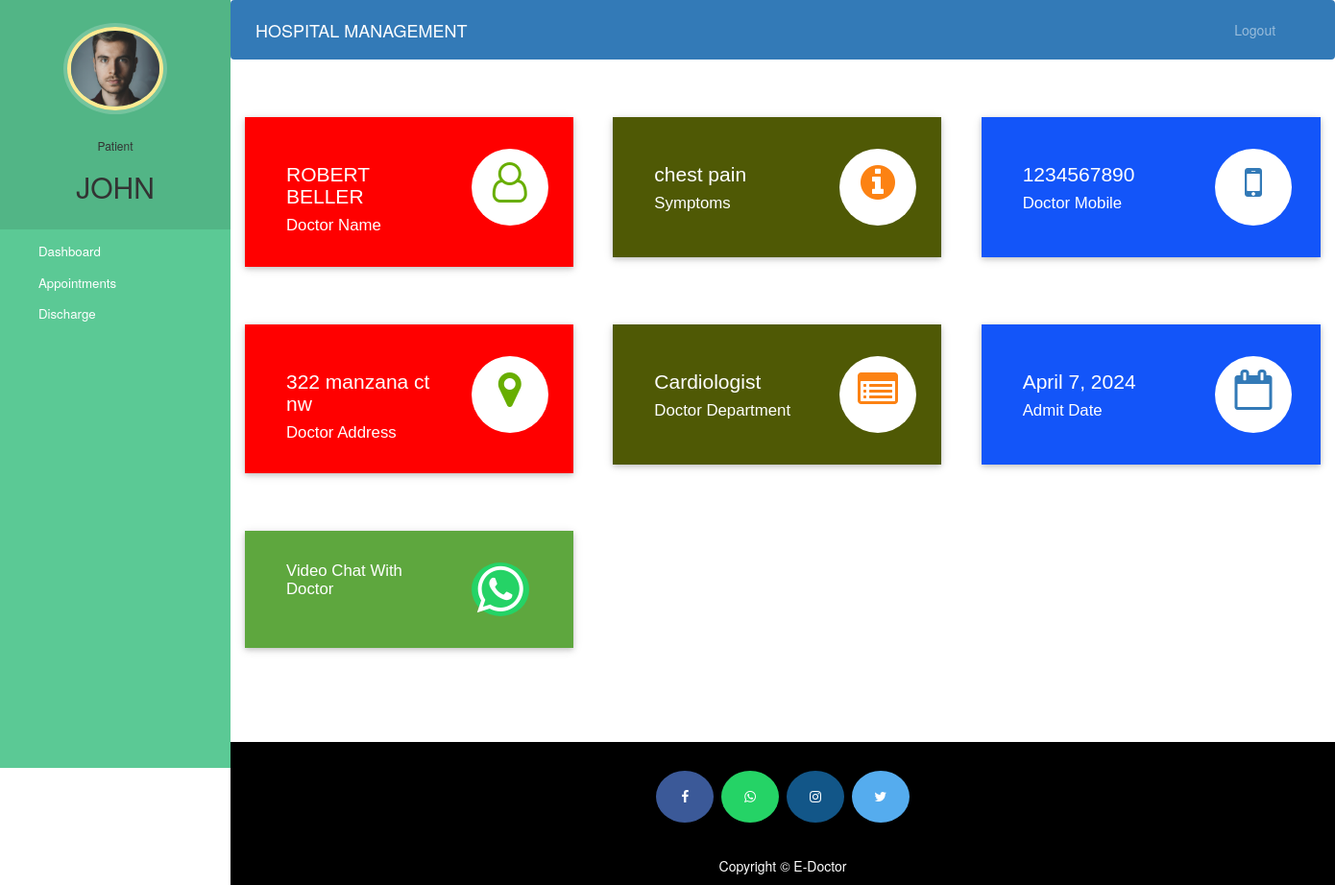
The app's page /patient-dashboard (signed in) with its own data.
### hospital/models.py (models this page shows, shortened)
class Patient(models.Model):
    user=models.OneToOneField(User,on_delete=models.CASCADE)
    profile_pic= models.ImageField(upload_to='profile_pic/PatientProfilePic/',null=True,blank=True)
    address = models.CharField(max_length=40)
    mobile = models.CharField(max_length=40,null=False)
    symptoms = models.CharField(max_length=100,null=False)
    assignedDoctorId = models.PositiveIntegerField(null=False)
    admitDate=models.DateField(auto_now=True)
    status=models.BooleanField(default=False)

class Doctor(models.Model):
    user=models.OneToOneField(User,on_delete=models.CASCADE)
    profile_pic= models.ImageField(upload_to='profile_pic/DoctorProfilePic/',null=True,blank=True)
    address = models.CharField(max_length=40)
    mobile = models.CharField(max_length=40,null=True)
    department= models.CharField(max_length=50,choices=departments,default='Cardiologist')
    status=models.BooleanField(default=False)
    @property
    def get_name(self):
        return self.user.first_name+" "+self.user.last_name

### hospital/views.py (the view)
# urls.py: path('patient-dashboard', views.patient_dashboard_view,name='patient-dashboard'),
@login_required(login_url='patientlogin')
@user_passes_test(is_patient)
def patient_dashboard_view(request):
    patient=models.Patient.objects.get(user_id=request.user.id)
    doctor=models.Doctor.objects.get(user_id=patient.assignedDoctorId)
    mydict={
    'patient':patient,
    'doctorName':doctor.get_name,
    'doctorMobile':doctor.mobile,
    'doctorAddress':doctor.address,
    'symptoms':patient.symptoms,
    'doctorDepartment':doctor.department,
    'admitDate':patient.admitDate,
    }
    return render(request,'hospital/patient_dashboard.html',context=mydict)

### hospital/views.py (called while the page is built)
def is_patient(user):
    return user.groups.filter(name='PATIENT').exists()

### templates/hospital/patient_dashboard.html
{% extends 'hospital/patient_base.html' %}
{% load static %}
{% block content %}
{%include 'hospital/patient_dashboard_cards.html'%}
<br><br><br><br>
{% endblock content %}

### templates/hospital/patient_base.html (shortened to what this page needs)
<!DOCTYPE html>
{% load static %}
<html lang="en">
<head>
  <link rel="stylesheet" href="https://stackpath.bootstrapcdn.com/bootstrap/4.3.1/css/bootstrap.min.css">
  <link rel="stylesheet" href="https://maxcdn.bootstrapcdn.com/font-awesome/4.7.0/css/font-awesome.min.css">
  <link rel="stylesheet" href="{% static '/style.css' %}">
</head>
<body>
  <nav class="menu" tabindex="0">
    <header class="avatar">
      <img src="{% static patient.profile_pic.url %}" alt="Profile Pic" />
      <br><br>
      <h6>Patient</h6>
      <h2>{{request.user.first_name}}</h2>
    </header>
    <ul>
      <li tabindex="0" class="icon-dashboard"> <a style="color:white; text-decoration:none;" href="/patient-dashboard"><span>Dashboard</span></a> </li>
      <li tabindex="0" class="icon-calendar"> <a style="color:white; text-decoration:none;" href="/patient-appointment"><span>Appointments</span></a></li>
      <li tabindex="0" class="icon-users"> <a style="color:white; text-decoration:none;" href="/patient-discharge"><span>Discharge</span></a></li>
    </ul>
  </nav>
  <main>
    <div class="bs-example">
      <nav class="navbar navbar-expand-md  navbar-dark fixed-top" style="background:#337AB7;">
        <a href="#" class="navbar-brand">HOSPITAL MANAGEMENT</a>
        <div class="collapse navbar-collapse justify-content-between" id="navbarCollapse">
          <div class="navbar-nav" style=" margin-left: 90%;">
            <a href="/logout" class="nav-item nav-link">Logout</a>
          </div>
        </div>
      </nav>
    </div>
    <br><br>
    {% block content %}
    {% endblock content %}
    <br><br><br><br><br><br><br>
    <footer>
      <p>
        <a id="ftr" href="#" class="fa fa-facebook"></a>
        <a id="ftr" href="#" class="fa fa-whatsapp"></a>
        <a id="ftr" href="#" class="fa fa-instagram"></a>
        <a id="ftr" href="#" class="fa fa-twitter"></a>
      </p>
      <br>
      <div class="container">
        <div class="row">
          <div class="col-md-12 col-sm-12">
            <div style="color:#ffffff;" class="wow fadeInUp footer-copyright">
              <p>Copyright &copy; E-Doctor </p>
            </div>
          </div>
        </div>
      </div>
    </footer>
  </main>
</body>
</html>

### templates/hospital/patient_dashboard_cards.html (shortened to what this page needs)
<!DOCTYPE html>
<html lang="en" dir="ltr">
<head>
  <link rel="stylesheet" href="https://maxcdn.bootstrapcdn.com/bootstrap/3.4.1/css/bootstrap.min.css">
  <link rel="stylesheet" href="https://cdnjs.cloudflare.com/ajax/libs/font-awesome/4.7.0/css/font-awesome.min.css">
</head>
<body>
  <div class="market-updates">
    <div class="col-md-4 market-update-gd">
      <div class="market-update-block clr-block-1">
        <div class="col-md-8 market-update-left">
          <h3>{{doctorName}}</h3>
          <h4>Doctor Name</h4>
        </div>
        <div class="col-md-4 market-update-right">
          <i class="fa fa-user-o"> </i>
        </div>
        <div class="clearfix"> </div>
      </div>
    </div>
    <div class="col-md-4 market-update-gd">
      <div class="market-update-block clr-block-2">
        <div class="col-md-8 market-update-left">
          <h3>{{symptoms}}</h3>
          <h4>Symptoms</h4>
        </div>
        <div class="col-md-4 market-update-right">
          <i class="fa fa-info-circle"></i>
        </div>
        <div class="clearfix"> </div>
      </div>
    </div>
    <div class="col-md-4 market-update-gd">
      <div class="market-update-block clr-block-3">
        <div class="col-md-8 market-update-left">
          <h3>{{doctorMobile}}</h3>
          <h4>Doctor Mobile</h4>
        </div>
        <div class="col-md-4 market-update-right">
          <i class="fa fa-mobile" aria-hidden="true"></i>
        </div>
        <div class="clearfix"> </div>
      </div>
    </div>
  </div>
  <br><br><br>
  <div class="market-updates">
    <div class="col-md-4 market-update-gd">
      <div class="market-update-block clr-block-1">
        <div class="col-md-8 market-update-left">
          <h3>{{doctorAddress}}</h3>
          <h4>Doctor Address</h4>
        </div>
        <div class="col-md-4 market-update-right">
          <i class="fa fa-map-marker"> </i>
        </div>
        <div class="clearfix"> </div>
      </div>
    </div>
    <div class="col-md-4 market-update-gd">
      <div class="market-update-block clr-block-2">
        <div class="col-md-8 market-update-left">
          <h3>{{doctorDepartment}}</h3>
          <h4>Doctor Department</h4>
        </div>
        <div class="col-md-4 market-update-right">
          <i class="fa fa-list-alt"></i>
        </div>
        <div class="clearfix"> </div>
      </div>
    </div>
    <div class="col-md-4 market-update-gd">
      <div class="market-update-block clr-block-3">
        <div class="col-md-8 market-update-left">
          <h3>{{admitDate}}</h3>
          <h4>Admit Date</h4>
        </div>
        <div class="col-md-4 market-update-right">
          <i class="fa fa-calendar-o" aria-hidden="true"></i>
        </div>
        <div class="clearfix"> </div>
      </div>
    </div>
  </div>
  <br><br><br>
  <a href="https://api.whatsapp.com/send?phone={{doctorMobile}}">
    <div class="col-md-4 market-update-gd ">
      <div class="market-update-block clr-block-12">
        <div class="col-md-8 market-update-left">
          <h4>Video Chat With Doctor</h4>
        </div>
        <div class="col-md-4 market-update-right">
          <i class="fa fa-whatsapp fa-4x" aria-hidden="true"> </i>
        </div>
        <div class="clearfix"> </div>
      </div>
    </div>
  </a>
</body>
</html>

### static/style.css (style rules this page uses)
body { padding-left: 240px; }
main { position: relative; height: 100vh; }
.menu { background: #5bc995; height: 100vh; width: 240px; position: fixed; top: 0px; left: 0; z-index: 5; outline: none; }
.menu .avatar { background: rgba(0, 0, 0, 0.1); padding: 2em 0.5em; text-align: center; }
.menu .avatar img { width: 100px; border-radius: 50%; overflow: hidden; border: 4px solid #ffea92; box-shadow: 0 0 0 4px rgba(255, 255, 255, 0.2); }
.menu .avatar h2 { font-weight: normal; margin-bottom: 0; }
.menu ul { list-style: none; padding: 0.5em 0; margin: 0; }
.menu ul li { padding: 0.5em 1em 0.5em 3em; font-size: 0.95em; font-weight: regular; background-repeat: no-repeat; background-position: left 15px center; background-size: auto 20px; transition: all 0.15s linear; cursor: pointer; }
.menu ul li.icon-dashboard { background-image: url("http://www.entypo.com/images//gauge.svg"); }
.menu ul li.icon-users { background-image: url("http://www.entypo.com/images//users.svg"); }
.menu ul li.icon-calendar { background-image: url("http://www.entypo.com/images//calendar.svg"); }

### templates/hospital/patient_base.html (style rules this page uses)
a:link { text-decoration: none; }
a { color: white; }
footer { padding: 0px 0px 0px 0px; background-color: black; margin: 0px; }
#ftr { padding: 20px; }
.fa { font-size: 23px; width: 60px; text-align: center; text-decoration: none; margin: 5px 2px; border-radius: 50%; }
.fa-facebook { background: #3B5998; color: white; margin-top: 30px; }
.fa-whatsapp { background: #25d366; color: white; }
.fa-twitter { background: #55ACEE; color: white; }
.fa-instagram { background: #125688; color: white; }
p { text-align: center; }

### templates/hospital/patient_dashboard_cards.html (style rules this page uses)
.market-update-block { padding: 2em 2em; background: #999; }
.market-update-block h3 { color: #fff; font-size: 1.5em; font-family: 'Carrois Gothic', sans-serif; }
.market-update-block h4 { font-size: 1.2em; color: #fff; margin: 0.3em 0em; font-family: 'Carrois Gothic', sans-serif; }
.market-update-block.clr-block-1 { background: #ff0000; margin-right: 0.8em; box-shadow: 0 2px 5px 0 rgba(0, 0, 0, 0.16), 0 2px 10px 0 rgba(0, 0, 0, 0.12); transition: 0.5s all; -webkit-transition: 0.5s all; -moz-transition: 0.5s all; -o-transition: 0.5s all; }
.market-update-block.clr-block-12 { background: #5ea73e; margin-right: 0.8em; box-shadow: 0 2px 5px 0 rgba(0, 0, 0, 0.16), 0 2px 10px 0 rgba(0, 0, 0, 0.12); transition: 0.5s all; -webkit-transition: 0.5s all; -moz-transition: 0.5s all; -o-transition: 0.5s all; }
.market-update-block.clr-block-2 { background: #4f5905; margin-right: 0.8em; box-shadow: 0 2px 5px 0 rgba(0, 0, 0, 0.16), 0 2px 10px 0 rgba(0, 0, 0, 0.12); transition: 0.5s all; -webkit-transition: 0.5s all; -moz-transition: 0.5s all; -o-transition: 0.5s all; }
.market-update-block.clr-block-3 { background: #1355f9; box-shadow: 0 2px 5px 0 rgba(0, 0, 0, 0.16), 0 2px 10px 0 rgba(0, 0, 0, 0.12); transition: 0.5s all; -webkit-transition: 0.5s all; -moz-transition: 0.5s all; -o-transition: 0.5s all; }
.market-update-right i.fa.fa-user-o, i.fa.fa-map-marker { font-size: 3em; color: #68AE00; width: 80px; height: 80px; background: #fff; text-align: center; border-radius: 49px; -webkit-border-radius: 49px; -moz-border-radius: 49px; -o-border-radius: 49px; line-height: 1.7em; }
.market-update-right i.fa.fa-info-circle, i.fa.fa-list-alt { font-size: 3em; color: #FC8213; width: 80px; height: 80px; background: #fff; text-align: center; border-radius: 49px; -webkit-border-radius: 49px; -moz-border-radius: 49px; -o-border-radius: 49px; line-height: 1.7em; }
.market-update-right i.fa.fa-mobile, i.fa.fa-calendar-o { font-size: 3em; color: #337AB7; width: 80px; height: 80px; background: #fff; text-align: center; border-radius: 49px; -webkit-border-radius: 49px; -moz-border-radius: 49px; -o-border-radius: 49px; line-height: 1.7em; }
.market-update-left { padding: 0px; }

### records on screen
Patient: profile_pic (picture), symptoms "chest pain", admitDate "April 7, 2024"
Doctor: mobile "1234567890", address "322 manzana ct nw", department "Cardiologist"

### other values on screen
{{ request.user.first_name }} "JOHN"
{{ doctorName }} "ROBERT BELLER"
